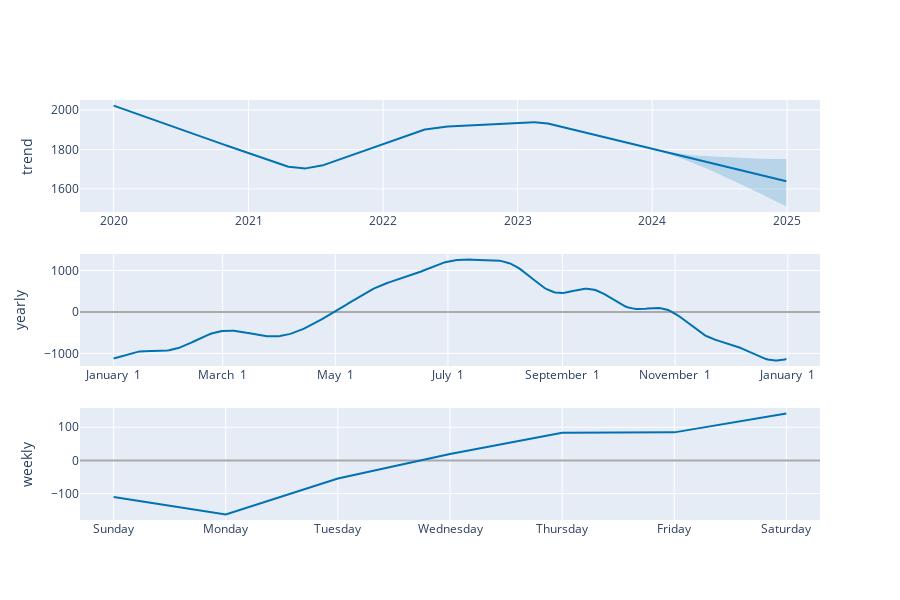

The cell this chart's notebook holds for it:
### Code cell
plot_components_plotly(model, forecast)

### Figure 1 — Plotly figure (JSON) as saved in the notebook; plotly's stock layout.template omitted (floating-point values rounded to 4 significant figures; data arrays with more than 128 entries replaced by an {"elided": "..."} marker saying what was removed)
{"data": [{"line": {"color": "#0072B2", "width": 2}, "mode": "lines", "name": "trend", "type": "scatter", "x": {"elided": "1826 str values"}, "xaxis": "x", "y": {"elided": "1826 float values"}, "yaxis": "y"}, {"line": {"color": "rgba(0, 114, 178, 0.2)", "width": 0}, "mode": "lines", "name": "trend_upper", "type": "scatter", "x": {"elided": "1826 str values"}, "xaxis": "x", "y": {"elided": "1826 float values"}, "yaxis": "y"}, {"fill": "tonexty", "fillcolor": "rgba(0, 114, 178, 0.2)", "line": {"color": "rgba(0, 114, 178, 0.2)", "width": 0}, "mode": "lines", "name": "trend_lower", "type": "scatter", "x": {"elided": "1826 str values"}, "xaxis": "x", "y": {"elided": "1826 float values"}, "yaxis": "y"}, {"line": {"color": "#0072B2", "width": 2}, "mode": "lines", "name": "yearly", "type": "scatter", "x": {"elided": "365 str values"}, "xaxis": "x2", "y": {"elided": "365 float values"}, "yaxis": "y2"}, {"line": {"color": "#0072B2", "width": 2}, "mode": "lines", "name": "weekly", "type": "scatter", "x": ["2017-01-01T00:00:00", "2017-01-02T00:00:00", "2017-01-03T00:00:00", "2017-01-04T00:00:00", "2017-01-05T00:00:00", "2017-01-06T00:00:00", "2017-01-07T00:00:00"], "xaxis": "x3", "y": [-110.7, -163.1, -54.72, 19.28, 83.31, 84.62, 141.3], "yaxis": "y3"}], "layout": {"height": 600, "showlegend": false, "width": 900, "xaxis": {"anchor": "y", "domain": [0, 1], "range": ["2019-10-01T18:00:00", "2025-03-31T06:00:00"], "type": "date"}, "xaxis2": {"anchor": "y2", "domain": [0, 1], "range": ["2016-12-13T18:54:02.958904115", "2018-01-18T11:04:57.863013581"], "tickformat": "%B %e", "type": "date"}, "xaxis3": {"anchor": "y3", "domain": [0, 1], "range": ["2016-12-31T16:48:00", "2017-01-07T07:12:00"], "tickformat": "%A", "type": "date"}, "yaxis": {"anchor": "x", "domain": [0.7333, 1], "rangemode": "normal", "title": {"text": "trend"}, "zerolinecolor": "#AAA"}, "yaxis2": {"anchor": "x2", "domain": [0.3667, 0.6333], "title": {"text": "yearly"}, "zerolinecolor": "#AAA"}, "yaxis3": {"anchor": "x3", "domain": [0, 0.2667], "title": {"text": "weekly"}, "zerolinecolor": "#AAA"}}}
